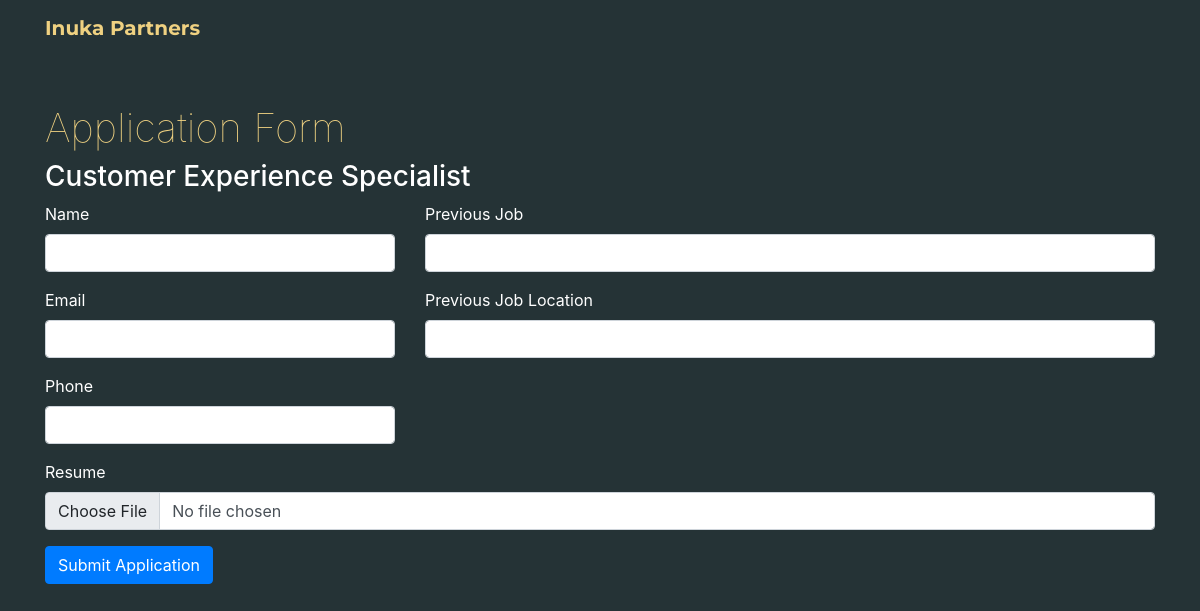
Page /application_form/17054255217775 on the earlier database version.
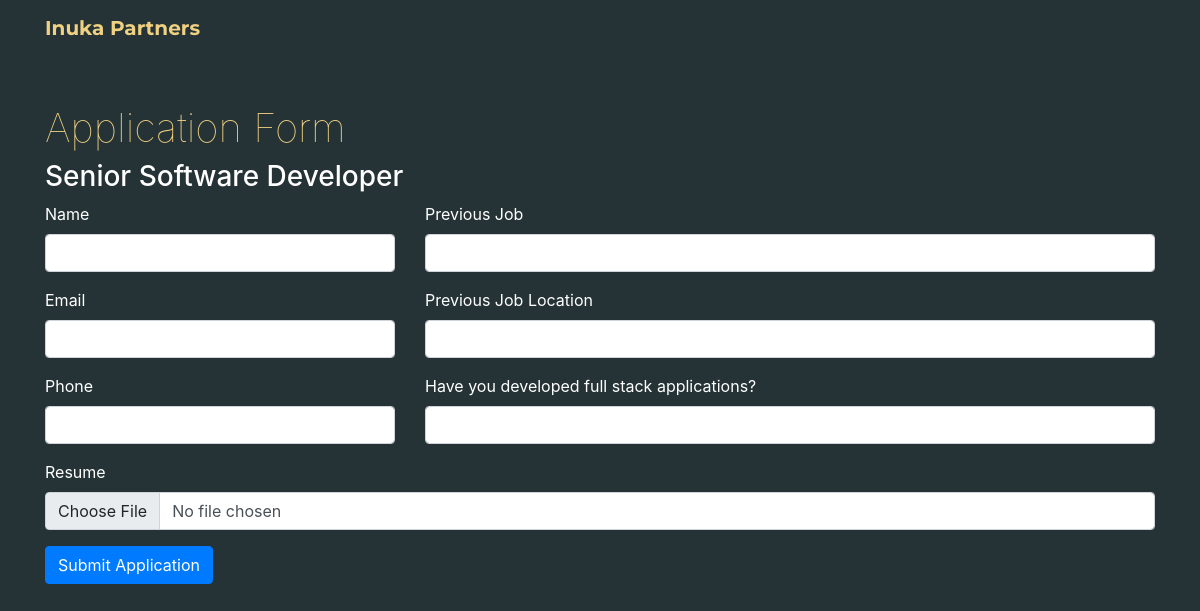
Same page on the later database version.
### app/models.py (models this page shows)
class Job(db.Model):
    __tablename__ = 'job'
    id = db.Column(db.String(255), primary_key=True)
    title = db.Column(db.String(50))
    title_2 = db.Column(db.String(50))
    description = db.Column(db.String(255))
    short_description = db.Column(db.String(100))
    skills = db.Column(db.String(500))

class Question(db.Model):
    __tablename__ = 'question'
    id = db.Column(db.String(255), primary_key=True)
    text = db.Column(db.String(255))
    default_answer = db.Column(db.String(50))
    job_id = db.Column(db.String(255))

### app/routes.py (the view)
@app.route('/application_form/<int:job_id>')
def application_form(job_id):
    job = Job.query.get(job_id)
    questions = Question.query.filter_by(job_id=job_id).all()
    return render_template('application_form.html', job=job, questions=questions)

### app/templates/application_form.html (shortened to what this page needs)
<!DOCTYPE html>
<html lang="en">
<head>
    <link href="/static/css/bootstrap.min.css" rel="stylesheet">
    <link href="/static/css/bootstrap-icons.css" rel="stylesheet">
    <link href="/static/css/templatemo-festava-live.css" rel="stylesheet">
    <link rel="stylesheet" href="https://cdnjs.cloudflare.com/ajax/libs/font-awesome/5.15.3//static/css/all.min.css">
    <link rel="stylesheet" href="https://cdnjs.cloudflare.com/ajax/libs/OwlCarousel2/2.3.4/assets/owl.carousel.min.css">
    <link rel="stylesheet" href="https://cdnjs.cloudflare.com/ajax/libs/OwlCarousel2/2.3.4/assets/owl.theme.default.min.css">
<link rel="stylesheet" href="https://stackpath.bootstrapcdn.com/bootstrap/4.5.2/css/bootstrap.min.css">
</head>
<body>
    <main>
        <nav class="navbar navbar-expand-lg">
            <div class="container">
                <a class="navbar-brand" href="/index">
                    Inuka Partners
                </a>
            </div>
        </nav>
        <div class="container mt-5">
            <h1 style="color:#efd181;font-weight:lighter;">Application Form</h1>
            <h3>{{job.title}}</h3>
            <form method="POST" action="{{ url_for('submit_application', job_id=job.id) }}" enctype="multipart/form-data">
                <div class="row">
                    <div class="col-md-4">
                        <div class="mb-3">
                            <label for="name" class="form-label">Name</label>
                            <input type="text" class="form-control" id="name" name="name" required>
                        </div>
                        <div class="mb-3">
                            <label for="email" class="form-label">Email</label>
                            <input type="email" class="form-control" id="email" name="email" required>
                        </div>
                        <div class="mb-3">
                            <label for="phone" class="form-label">Phone</label>
                            <input type="text" class="form-control" id="phone" name="phone" required>
                        </div>
                    </div>
                    <div class="col-md-8">
                        <div class="mb-3">
                            <label for="previous_job" class="form-label">Previous Job</label>
                            <input type="text" class="form-control" id="previous_job" name="previous_job" required>
                        </div>
                        <div class="mb-3">
                            <label for="previous_job_location" class="form-label">Previous Job Location</label>
                            <input type="text" class="form-control" id="previous_job_location" name="previous_job_location" required>
                        </div>
                        <div class="mb-3">
                            {% for question in questions %}
                                <div class="existing-question-input mb-3">
                                    <label style="color: white; font-size: medium;">{{ question.text }}</label>
                                    <input type="text" class="form-control" name="answer_{{ question.id }}" required>
                                </div>
                            {% endfor %}
                        </div>
                    </div>
                </div>
                <div class="mb-3">
                    <label for="resume" class="form-label">Resume</label>
                    <input type="file" class="form-control" id="resume" name="resume" accept=".pdf">
                </div>
                <button type="submit" class="btn btn-primary">Submit Application</button>
            </form>
        </div>
    </main>
</body>
</html>

Differences in the rows shown:
changed Job: title "Customer Experience Specialist" → "Senior Software Developer"
added Question: text "Have you developed full stack applications?"
